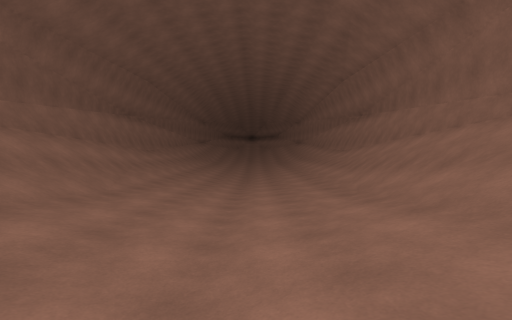
[1] (above)

12 first-person views from a walk through a scene from a Unity 3-D project. The camera is 1.3 m above the floor, tilts 2° down and sees 90° across. The floor is counted in squares, 2 m on a side. Each view is taken from the middle of a square. On the plan, view 1 faces up. The plan holds only what a view shows up to about 9 squares ahead; the rest is blank. The place goes on beyond the plan.

[2]
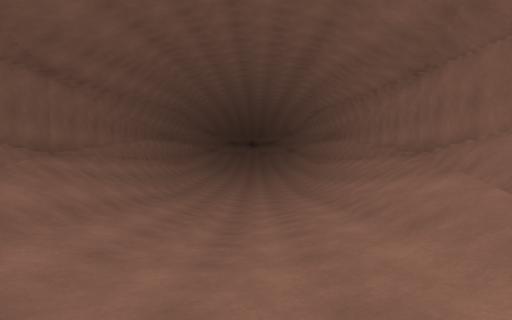

[3]
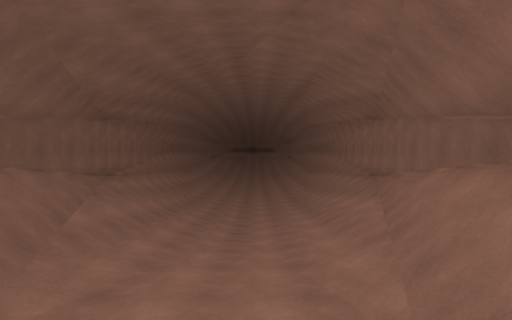

[4]
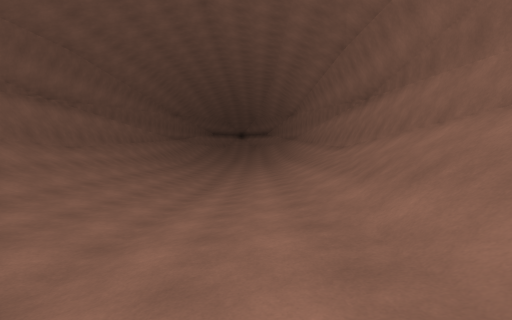

[5]
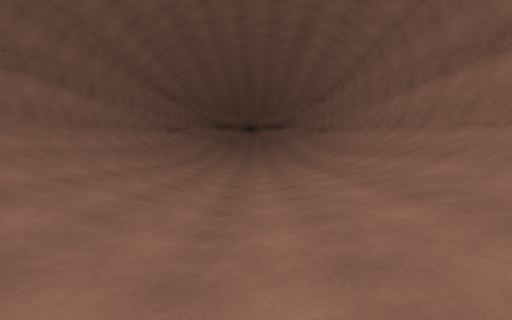

[6]
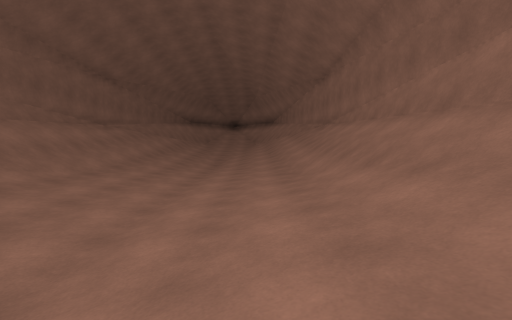

[7]
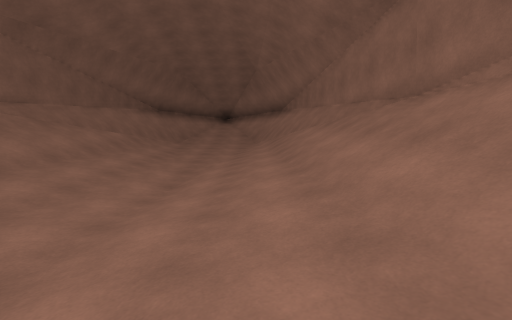

[8]
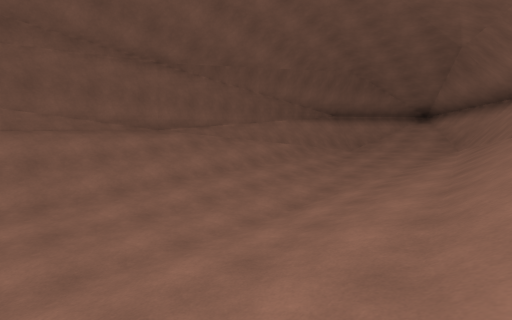

[9]
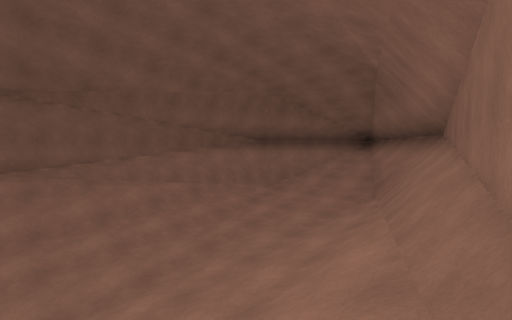

[10]
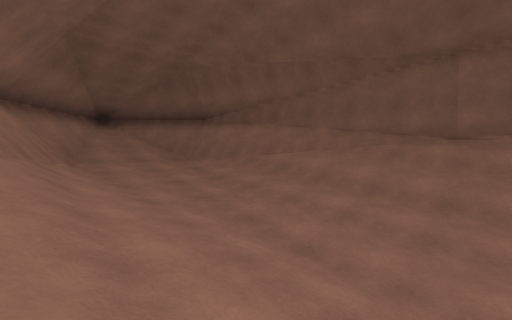

[11]
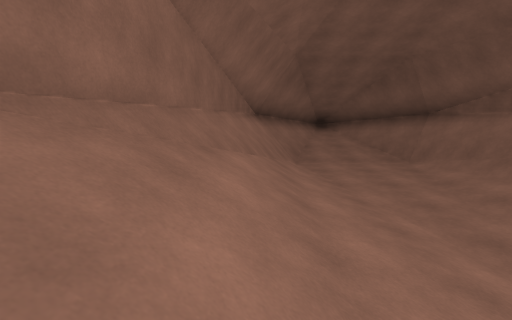

[12]
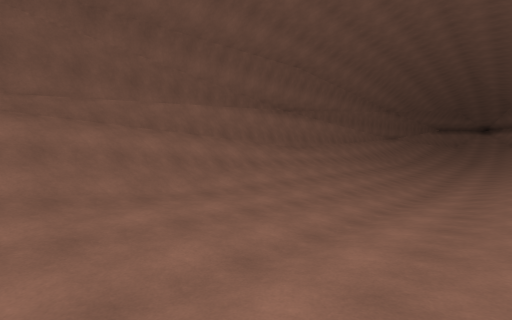

### Floor plan
Key: @ floor where view 1 was taken; # wall or solid block; . main floor; : floor 0.25 m higher than the main floor; - floor 0.25 m lower than the main floor; _ floor 0.5 m lower than the main floor; + floor 0.75 m higher than the main floor; * floor 1 m higher than the main floor; % floor 1.5 m higher than the main floor; & floor 1.75 m higher than the main floor; / step, stairs or slope.
Columns run from 5 left of view 1 to 4 right of it. Each row starts with its distance up from view 1.
 28    ####
 27    #//##
 26   ##//##
 25   ##&&/#
 24   #/%%/##
 23  ##/**/##
 22  #//++//#
 21  #//////##
 20 #////:///#
 19 #///..///#
 18 #//:..://#
 17 #//:..://#
 16 #//....//#
 15 #//.--.//#
 14 #//.--.//#
 13 #//.--.//#
 12 #//.__.//#
 11 #//.__.//#
 10 #//.__.//#
  9 #//.__.//#
  8 #//.--.//#
  7 #//.--.//#
  6 #//..-.//#
  5 #//....//#
  4 #//:..://#
  3 #//:..://#
  2 #///..///#
  1 #////:///#
  0  #///@//##
 -1  #//++//#
 -2  ##/**/##
 -3   #/%%/##
 -4   ##&&/#
 -5   ##//##
 -6    #//##
 -7    ####

Positions as (right, up) in squares from view 1, and headings:
1: (0, 0), facing up
2: (0, -4), facing up
3: (0, -6), facing up
4: (1, 3), facing up
5: (0, 7), facing up
6: (1, 11), facing up
7: (1, 16), facing up
8: (2, 17), facing up-left
9: (3, 20), facing up-left
10: (2, 2), facing down-left
11: (2, 2), facing down
12: (1, 3), facing up-left
